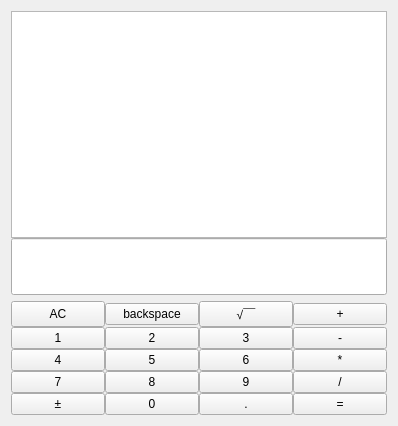
<?xml version="1.0" encoding="UTF-8"?>
<ui version="4.0">
 <class>Widget</class>
 <widget class="QWidget" name="Widget">
  <property name="geometry">
   <rect>
    <x>0</x>
    <y>0</y>
    <width>398</width>
    <height>426</height>
   </rect>
  </property>
  <property name="windowTitle">
   <string>Widget</string>
  </property>
  <layout class="QGridLayout" name="gridLayout_2">
   <item row="0" column="0">
    <layout class="QVBoxLayout" name="verticalLayout_2">
     <item>
      <layout class="QVBoxLayout" name="verticalLayout" stretch="4,1">
       <property name="spacing">
        <number>0</number>
       </property>
       <item>
        <widget class="QTextEdit" name="textEdit">
         <property name="sizePolicy">
          <sizepolicy hsizetype="Preferred" vsizetype="Preferred">
           <horstretch>0</horstretch>
           <verstretch>0</verstretch>
          </sizepolicy>
         </property>
        </widget>
       </item>
       <item>
        <widget class="QLineEdit" name="lineEdit">
         <property name="sizePolicy">
          <sizepolicy hsizetype="Preferred" vsizetype="Preferred">
           <horstretch>0</horstretch>
           <verstretch>0</verstretch>
          </sizepolicy>
         </property>
        </widget>
       </item>
      </layout>
     </item>
     <item>
      <layout class="QGridLayout" name="gridLayout">
       <property name="spacing">
        <number>0</number>
       </property>
       <item row="1" column="3">
        <widget class="QPushButton" name="pushButton_add">
         <property name="text">
          <string>+</string>
         </property>
         <attribute name="buttonGroup">
          <string notr="true">symbolGroup</string>
         </attribute>
        </widget>
       </item>
       <item row="2" column="0">
        <widget class="QPushButton" name="pushButton_1">
         <property name="text">
          <string>1</string>
         </property>
         <attribute name="buttonGroup">
          <string notr="true">numGroup</string>
         </attribute>
        </widget>
       </item>
       <item row="2" column="1">
        <widget class="QPushButton" name="pushButton_2">
         <property name="text">
          <string>2</string>
         </property>
         <attribute name="buttonGroup">
          <string notr="true">numGroup</string>
         </attribute>
        </widget>
       </item>
       <item row="2" column="2">
        <widget class="QPushButton" name="pushButton_3">
         <property name="text">
          <string>3</string>
         </property>
         <attribute name="buttonGroup">
          <string notr="true">numGroup</string>
         </attribute>
        </widget>
       </item>
       <item row="2" column="3">
        <widget class="QPushButton" name="pushButton_sub">
         <property name="text">
          <string>-</string>
         </property>
         <attribute name="buttonGroup">
          <string notr="true">symbolGroup</string>
         </attribute>
        </widget>
       </item>
       <item row="3" column="0">
        <widget class="QPushButton" name="pushButton_4">
         <property name="text">
          <string>4</string>
         </property>
         <attribute name="buttonGroup">
          <string notr="true">numGroup</string>
         </attribute>
        </widget>
       </item>
       <item row="3" column="1">
        <widget class="QPushButton" name="pushButton_5">
         <property name="text">
          <string>5</string>
         </property>
         <attribute name="buttonGroup">
          <string notr="true">numGroup</string>
         </attribute>
        </widget>
       </item>
       <item row="3" column="2">
        <widget class="QPushButton" name="pushButton_6">
         <property name="text">
          <string>6</string>
         </property>
         <attribute name="buttonGroup">
          <string notr="true">numGroup</string>
         </attribute>
        </widget>
       </item>
       <item row="3" column="3">
        <widget class="QPushButton" name="pushButton_mul">
         <property name="text">
          <string>*</string>
         </property>
         <attribute name="buttonGroup">
          <string notr="true">symbolGroup</string>
         </attribute>
        </widget>
       </item>
       <item row="4" column="0">
        <widget class="QPushButton" name="pushButton_7">
         <property name="text">
          <string>7</string>
         </property>
         <attribute name="buttonGroup">
          <string notr="true">numGroup</string>
         </attribute>
        </widget>
       </item>
       <item row="4" column="1">
        <widget class="QPushButton" name="pushButton_8">
         <property name="text">
          <string>8</string>
         </property>
         <attribute name="buttonGroup">
          <string notr="true">numGroup</string>
         </attribute>
        </widget>
       </item>
       <item row="4" column="2">
        <widget class="QPushButton" name="pushButton_9">
         <property name="text">
          <string>9</string>
         </property>
         <attribute name="buttonGroup">
          <string notr="true">numGroup</string>
         </attribute>
        </widget>
       </item>
       <item row="4" column="3">
        <widget class="QPushButton" name="pushButton_div">
         <property name="text">
          <string>/</string>
         </property>
         <attribute name="buttonGroup">
          <string notr="true">symbolGroup</string>
         </attribute>
        </widget>
       </item>
       <item row="5" column="0">
        <widget class="QPushButton" name="pushButton_negative">
         <property name="text">
          <string>±</string>
         </property>
        </widget>
       </item>
       <item row="5" column="1">
        <widget class="QPushButton" name="pushButton_0">
         <property name="text">
          <string>0</string>
         </property>
         <attribute name="buttonGroup">
          <string notr="true">numGroup</string>
         </attribute>
        </widget>
       </item>
       <item row="5" column="2">
        <widget class="QPushButton" name="pushButton_point">
         <property name="text">
          <string>.</string>
         </property>
        </widget>
       </item>
       <item row="5" column="3">
        <widget class="QPushButton" name="pushButton_equal">
         <property name="text">
          <string>=</string>
         </property>
        </widget>
       </item>
       <item row="1" column="0">
        <widget class="QPushButton" name="pushButton_clear">
         <property name="sizePolicy">
          <sizepolicy hsizetype="Preferred" vsizetype="Preferred">
           <horstretch>0</horstretch>
           <verstretch>0</verstretch>
          </sizepolicy>
         </property>
         <property name="text">
          <string>AC</string>
         </property>
        </widget>
       </item>
       <item row="1" column="1">
        <widget class="QPushButton" name="pushButton_backspace">
         <property name="text">
          <string>backspace</string>
         </property>
        </widget>
       </item>
       <item row="1" column="2">
        <widget class="QPushButton" name="pushButton_sqrt">
         <property name="text">
          <string>√￣</string>
         </property>
        </widget>
       </item>
      </layout>
     </item>
    </layout>
   </item>
  </layout>
 </widget>
 <resources/>
 <connections/>
 <buttongroups>
  <buttongroup name="numGroup"/>
  <buttongroup name="symbolGroup"/>
 </buttongroups>
</ui>
